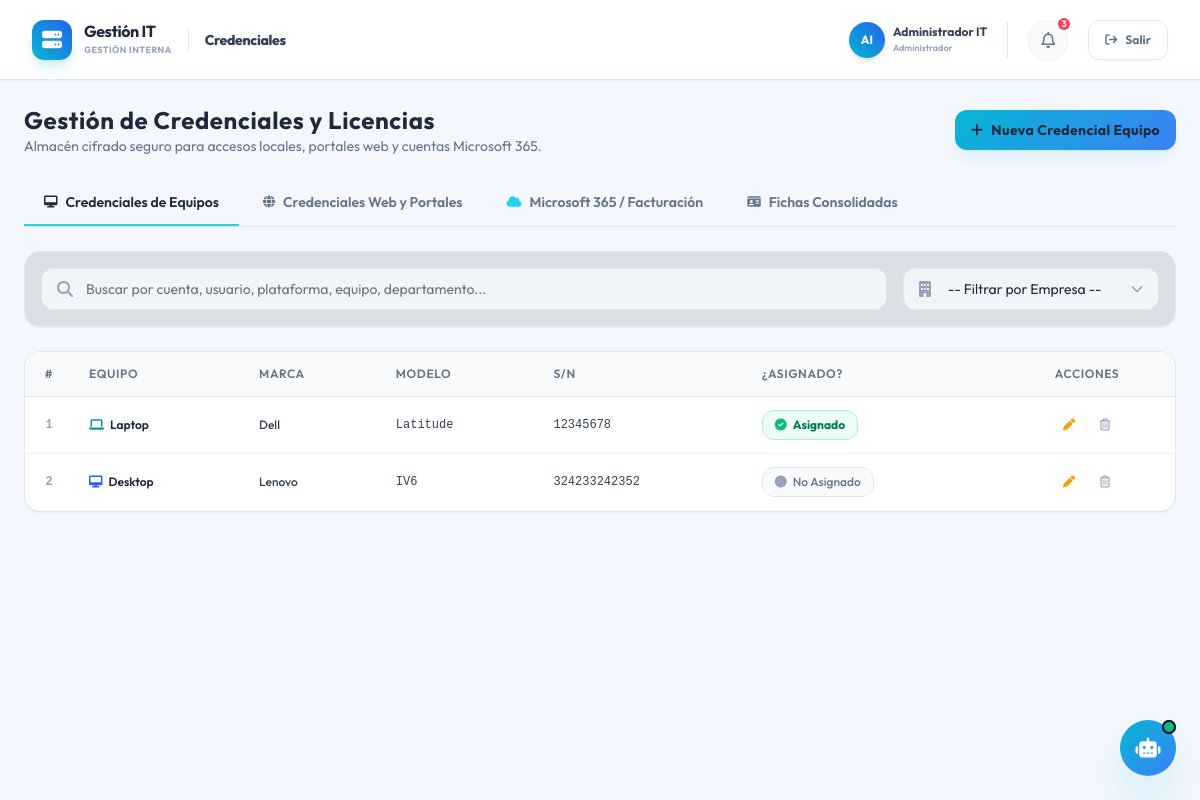
The app's page /modules/credenciales/index.php (signed in) with its own data.
### tables this page shows
CREATE TABLE `credenciales_equipos` (
  `id` int(11) NOT NULL AUTO_INCREMENT,
  `equipo_id` int(11) NOT NULL,
  `usuario_local` varchar(100) NOT NULL,
  `password_cifrado` varchar(255) NOT NULL,
  `clave_bitlocker` varchar(255) DEFAULT NULL,
  `notas_acceso` text DEFAULT NULL,
  `actualizado_en` timestamp NOT NULL DEFAULT current_timestamp() ON UPDATE current_timestamp(),
  PRIMARY KEY (`id`),
  KEY `idx_equipo_cred` (`equipo_id`),
  CONSTRAINT `credenciales_equipos_ibfk_1` FOREIGN KEY (`equipo_id`) REFERENCES `equipos` (`id`) ON DELETE CASCADE
);

CREATE TABLE `equipos` (
  `id` int(11) NOT NULL AUTO_INCREMENT,
  `sucursal_id` int(11) NOT NULL,
  `tipo` enum('Laptop','Desktop','Servidor','Maquina Virtual','Switch','Firewall','Access Point') NOT NULL,
  `marca` varchar(50) DEFAULT NULL,
  `modelo` varchar(100) DEFAULT NULL,
  `service_tag_sn` varchar(100) DEFAULT NULL,
  `ip_direccion` varchar(50) DEFAULT NULL,
  `procesador` varchar(150) DEFAULT NULL,
  `disco` varchar(100) DEFAULT NULL,
  `ram` varchar(50) DEFAULT NULL,
  `estado` enum('Disponible','Asignado','Mantenimiento','De Baja') DEFAULT 'Disponible',
  `notas` text DEFAULT NULL,
  `registrado_por` varchar(100) DEFAULT NULL,
  `proveedor_origen` varchar(150) DEFAULT NULL,
  PRIMARY KEY (`id`),
  UNIQUE KEY `service_tag_sn` (`service_tag_sn`),
  KEY `idx_sucursal_equipo` (`sucursal_id`),
  KEY `idx_estado_equipo` (`estado`),
  CONSTRAINT `equipos_ibfk_1` FOREIGN KEY (`sucursal_id`) REFERENCES `sucursales` (`id`)
);

### config/security.php (called while the page is built, shortened)
<?php
class Security {
    private static $encryption_key = 'b23a9d9431ec5e963bc1843ad8ea607f2df47bfd62054c30c8da26e2e5e1a3d9';
    public static function decrypt($encryptedData) {
        $method = 'aes-256-cbc';
        $key = hex2bin(self::$encryption_key);
        $raw_data = base64_decode($encryptedData);
        $iv_length = openssl_cipher_iv_length($method);
        $iv = substr($raw_data, 0, $iv_length);
        $encrypted = substr($raw_data, $iv_length);
        $decrypted = openssl_decrypt($encrypted, $method, $key, OPENSSL_RAW_DATA, $iv);
        return $decrypted !== false ? $decrypted : '';
    }
}

### modules/credenciales/index.php (the view, shortened to what this page needs)
<?php
require_once __DIR__ . '/../../includes/header.php';
require_once __DIR__ . '/../../config/security.php';
$db = Database::getConexion();
$tab = $_GET['tab'] ?? 'equipos';
$cred_equipos_raw = $db->query("
    SELECT
        ce.*,
        e.tipo,
        e.marca,
        e.modelo,
        e.service_tag_sn,
        e.procesador,
        e.disco,
        e.ram,
        e.ip_direccion,
        e.estado AS equipo_estado,
        emp.id AS empleado_id,
        emp.nombre AS colaborador_nombre,
        emp.sucursal_id AS colaborador_sucursal_id,
        emp.cargo AS colaborador_cargo,
        emp_comp_direct.id AS colaborador_empresa_id,
        COALESCE(emp.departamento, s.nombre, 'Sin Área') AS area_nombre,
        emp_comp.nombre AS empresa_nombre
    FROM credenciales_equipos ce
    JOIN equipos e ON ce.equipo_id = e.id
    LEFT JOIN asignaciones a ON a.equipo_id = e.id AND a.fecha_devolucion IS NULL
    LEFT JOIN empleados emp ON a.empleado_id = emp.id
    LEFT JOIN sucursales s ON s.id = COALESCE(emp.sucursal_id, e.sucursal_id)
    LEFT JOIN empresas emp_comp ON s.empresa_id = emp_comp.id
    LEFT JOIN empresas emp_comp_direct ON emp_comp_direct.nombre = emp.nombre AND emp.cargo = 'Empresa'
    ORDER BY CASE WHEN emp.nombre IS NULL OR emp.nombre = '' THEN 1 ELSE 0 END, emp.nombre ASC, e.marca ASC, e.modelo ASC
")->fetchAll();
$cred_equipos = [];
foreach ($cred_equipos_raw as $ce) {
    $ce['pass_plain'] = !empty($ce['password_cifrado']) ? Security::decrypt($ce['password_cifrado']) : '';
    $ce['bitlocker_plain'] = !empty($ce['clave_bitlocker']) ? Security::decrypt($ce['clave_bitlocker']) : '';
    $ce['equipos_lista'] = [$ce];
    $cred_equipos[] = $ce;
}
?>
<div class="space-y-6">
    <div class="flex flex-col sm:flex-row sm:items-center justify-between gap-4">
        <div>
            <h2 class="text-2xl font-bold text-slate-800 tracking-wide">Gestión de Credenciales y Licencias</h2>
            <p class="text-slate-500 text-sm">Almacén cifrado seguro para accesos locales, portales web y cuentas
                Microsoft 365.</p>
        </div>
        <div>
            <?php if ($tab === 'equipos'): ?>
                <button onclick="abrirNuevaCredencialEquipo()"
                    class="px-4 py-2.5 rounded-xl grad-cyan-blue hover:opacity-90 text-slate-800 font-bold text-sm tracking-wide shadow-lg shadow-cyan-500/10 flex items-center gap-2">
                    <i class="fa-solid fa-plus"></i> Nueva Credencial Equipo
                </button>
            <?php endif; ?>
        </div>
    </div>
    <div class="border-b border-slate-200 flex gap-1 flex-wrap">
        <a href="?tab=equipos"
            class="px-5 py-3 text-sm font-semibold border-b-2 transition flex items-center gap-2 <?= ($tab === 'equipos') ? 'border-cyan-400 text-slate-800 bg-white/5 rounded-t-lg' : 'border-transparent text-slate-500 hover:text-slate-800' ?>">
            <i class="fa-solid fa-desktop text-xs"></i> Credenciales de Equipos
        </a>
        <a href="?tab=web"
            class="px-5 py-3 text-sm font-semibold border-b-2 transition flex items-center gap-2 <?= ($tab === 'web') ? 'border-cyan-400 text-slate-800 bg-white/5 rounded-t-lg' : 'border-transparent text-slate-500 hover:text-slate-800' ?>">
            <i class="fa-solid fa-globe text-xs"></i> Credenciales Web y Portales
        </a>
        <a href="?tab=m365"
            class="px-5 py-3 text-sm font-semibold border-b-2 transition flex items-center gap-2 <?= ($tab === 'm365') ? 'border-cyan-400 text-slate-800 bg-white/5 rounded-t-lg' : 'border-transparent text-slate-500 hover:text-slate-800' ?>">
            <i class="fa-solid fa-cloud text-xs text-cyan-400"></i> Microsoft 365 / Facturación
        </a>
        <a href="?tab=fichas"
            class="px-5 py-3 text-sm font-semibold border-b-2 transition flex items-center gap-2 <?= ($tab === 'fichas') ? 'border-violet-500 text-slate-800 bg-white/5 rounded-t-lg' : 'border-transparent text-slate-500 hover:text-slate-800' ?>">
            <i class="fa-solid fa-id-card text-xs <?= ($tab === 'fichas') ? 'text-violet-600' : '' ?>"></i> Fichas
            Consolidadas
        </a>
    </div>
    <div
        class="glass-panel p-4 rounded-2xl flex flex-col md:flex-row gap-4 items-center justify-between border border-slate-200 bg-black/10">
        <div class="flex-1 w-full relative">
            <i class="fa-solid fa-magnifying-glass absolute left-4 top-1/2 -translate-y-1/2 text-slate-400"></i>
            <input type="text" id="filtro-busqueda" onkeyup="aplicarFiltros()"
                placeholder="Buscar por cuenta, usuario, plataforma, equipo, departamento..."
                class="w-full bg-slate-100 border border-slate-200 rounded-xl py-2.5 pl-11 pr-4 text-sm text-slate-800 focus:outline-none focus:border-cyan-400 focus:ring-1 focus:ring-cyan-400 placeholder-gray-500 transition">
        </div>
        <div class="w-full md:w-64 relative">
            <i class="fa-solid fa-building absolute left-4 top-1/2 -translate-y-1/2 text-slate-400"></i>
            <select autocomplete="off" id="filtro-empresa" onchange="aplicarFiltros()"
                class="w-full bg-slate-100 border border-slate-200 rounded-xl py-2.5 pl-11 pr-4 text-sm text-slate-800 focus:outline-none focus:border-cyan-400 focus:ring-1 focus:ring-cyan-400 transition appearance-none">
                <option value="">-- Filtrar por Empresa --</option>
            </select>
        </div>
    </div>
    <?php if ($tab === 'equipos'): ?>
        <div class="glass-panel rounded-2xl overflow-hidden">
            <div class="overflow-x-auto">
                <table class="w-full text-left modern-table text-sm">
                    <thead>
                        <tr>
                            <th class="py-3 px-3 text-center w-12">#</th>
                            <th class="py-3 px-4">Equipo</th>
                            <th class="py-3 px-4">Marca</th>
                            <th class="py-3 px-4">Modelo</th>
                            <th class="py-3 px-4">S/N</th>
                            <th class="py-3 px-4">¿Asignado?</th>
                            <th class="py-3 px-4 text-center">Acciones</th>
                        </tr>
                    </thead>
                    <tbody>
                        <?php if (empty($cred_equipos)): ?>
                            <tr>
                                <td colspan="7" class="text-center py-10 text-slate-400">
                                    No hay credenciales de equipos registradas.
                                </td>
                            </tr>
                        <?php else: ?>
                            <?php
                            $num_eq = 1;
                            foreach ($cred_equipos as $ce):
                                $asignado_txt = ($ce['equipo_estado'] === 'Asignado') ? 'Asignado' : 'No Asignado';
                                $allText = $asignado_txt . ' ' . ($ce['empresa_nombre'] ?? '') . ' ' . ($ce['tipo'] ?? '') . ' ' . ($ce['marca'] ?? '') . ' ' . ($ce['modelo'] ?? '') . ' ' . ($ce['service_tag_sn'] ?? '') . ' ' . ($ce['usuario_local'] ?? '');
                                $searchText = strtolower(str_replace(['á', 'é', 'í', 'ó', 'ú', 'ñ', 'Á', 'É', 'Í', 'Ó', 'Ú', 'Ñ'], ['a', 'e', 'i', 'o', 'u', 'n', 'a', 'e', 'i', 'o', 'u', 'n'], $allText));
                                ?>
                                <tr class="item-fila hover:bg-cyan-50/60 cursor-pointer transition border-b border-slate-100 group"
                                    data-empresa="<?= htmlspecialchars($ce['empresa_nombre'] ?? '') ?>"
                                    data-search-text="<?= htmlspecialchars($searchText) ?>"
                                    onclick='verDetalleCredEquipo(<?= json_encode($ce, JSON_HEX_APOS | JSON_HEX_QUOT) ?>)'>
                                    <td
                                        class="py-3 px-3 text-center text-xs font-mono font-bold text-slate-400 group-hover:text-cyan-600 num-cell">
                                        <?= $num_eq++ ?>
                                    </td>
                                    <td class="py-3 px-4 text-xs font-semibold text-slate-800">
                                        <span class="inline-flex items-center gap-1.5">
                                            <?php
                                            $tipoUpper = strtoupper(trim($ce['tipo']));
                                            if ($tipoUpper === 'IMPRESORA') {
                                                echo '<i class="fa-solid fa-print text-purple-600 text-xs"></i>';
                                            } elseif ($tipoUpper === 'DESKTOP') {
                                                echo '<i class="fa-solid fa-desktop text-blue-600 text-xs"></i>';
                                            } elseif ($tipoUpper === 'UPS') {
                                                echo '<i class="fa-solid fa-plug text-emerald-600 text-xs"></i>';
                                            } else {
                                                echo '<i class="fa-solid fa-laptop text-cyan-600 text-xs"></i>';
                                            }
                                            ?>
                                            <?= htmlspecialchars($ce['tipo']) ?>
                                        </span>
                                    </td>
                                    <td class="py-3 px-4 text-xs text-slate-700 font-medium">
                                        <?= htmlspecialchars($ce['marca'] ?: '-') ?>
                                    </td>
                                    <td class="py-3 px-4 text-xs text-slate-700 font-mono">
                                        <?= htmlspecialchars($ce['modelo'] ?: '-') ?>
                                    </td>
                                    <td class="py-3 px-4 text-xs font-mono text-slate-700 select-all">
                                        <?= htmlspecialchars($ce['service_tag_sn'] ?: '-') ?>
                                    </td>
                                    <td class="py-3 px-4 text-xs font-semibold">
                                        <?php if ($ce['equipo_estado'] === 'Asignado'): ?>
                                            <span
                                                class="inline-flex items-center gap-1.5 px-3 py-1.5 rounded-xl bg-emerald-50 border border-emerald-200 text-emerald-700 font-bold text-xs">
                                                <i class="fa-solid fa-circle-check text-emerald-500"></i> Asignado
                                            </span>
                                        <?php else: ?>
                                            <span
                                                class="inline-flex items-center gap-1.5 px-3 py-1.5 rounded-xl bg-slate-50 border border-slate-200 text-slate-500 font-medium text-xs">
                                                <i class="fa-solid fa-circle text-slate-400"></i> No Asignado
                                            </span>
                                        <?php endif; ?>
                                    </td>
                                    <td class="py-3 px-4 text-center">
                                        <div class="flex items-center justify-center gap-1" onclick="event.stopPropagation();">
                                            <button
                                                onclick='event.stopPropagation(); abrirEditarCredEquipo(<?= json_encode($ce, JSON_HEX_APOS | JSON_HEX_QUOT) ?>)'
                                                class="h-8 w-8 rounded-lg hover:bg-amber-50 flex items-center justify-center text-amber-500 hover:text-amber-600 transition"
                                                title="Editar Credencial y Detalles">
                                                <i class="fa-solid fa-pen text-xs"></i>
                                            </button>
                                            <a href="guardar.php?action=delete_eq&id=<?= $ce['id'] ?>"
                                                onclick="event.stopPropagation(); return confirm('¿Seguro que deseas eliminar esta credencial?');"
                                                class="h-8 w-8 rounded-lg hover:bg-rose-50 flex items-center justify-center text-slate-400 hover:text-rose-500 transition"
                                                title="Eliminar">
                                                <i class="fa-regular fa-trash-can text-xs"></i>
                                            </a>
                                        </div>
                                    </td>
                                </tr>
                            <?php endforeach; ?>
                        <?php endif; ?>
                    </tbody>
                </table>
            </div>
        </div>
    <?php endif; ?>
</div>
<?php
require_once __DIR__ . '/../../includes/footer.php';
?>

### assets/css/styles.css (style rules this page uses)
:root { --bg-dark-base: #0b0f19; --bg-dark-card: #151d30; --bg-dark-nav: #0e1524; --accent-blue: #3b82f6; --accent-cyan: #06b6d4; --accent-emerald: #10b981; --accent-rose: #f43f5e; --accent-amber: #f59e0b; --text-primary: #f3f4f6; --text-secondary: #9ca3af; --text-muted: #6b7280; --border-color: rgba(255, 255, 255, 0.06); --border-color-glow: rgba(59, 130, 246, 0.2); }
body { font-family: "Outfit", sans-serif; background-color: var(--bg-dark-base); color: var(--text-primary); overflow-x: hidden; }
.glass-panel { background: #ffffff; border: 1px solid #e2e8f0; box-shadow: 0 1px 2px 0 rgb(0 0 0 / 0.05); }
.grad-cyan-blue { background: linear-gradient( 135deg, var(--accent-cyan) 0%, var(--accent-blue) 100% ); }
.modern-table th { background-color: #f8fafc; color: #64748b; font-weight: 600; text-transform: uppercase; font-size: 0.75rem; letter-spacing: 0.05em; border-bottom: 1px solid #e2e8f0; }
.modern-table td { border-bottom: 1px solid #f1f5f9; }
.modern-table tr:last-child td { border-bottom: none; }
.modern-table tr { transition: background-color 0.2s ease; }

### records on screen
credenciales_equipos: equipo.tipo "Laptop", equipo.marca "Dell", equipo.modelo "Latitude", equipo.service_tag_sn "12345678", shows "Asignado"
credenciales_equipos: equipo.tipo "Desktop", equipo.marca "Lenovo", equipo.modelo "IV6", equipo.service_tag_sn "324233242352", shows "No Asignado"

### other values on screen
$system_name "Gestión IT"
$topbar_title "Credenciales"
$iniciales "AI"
$_SESSION['user_nombre'] "Administrador IT"
$_SESSION['user_rol'] "Administrador"
